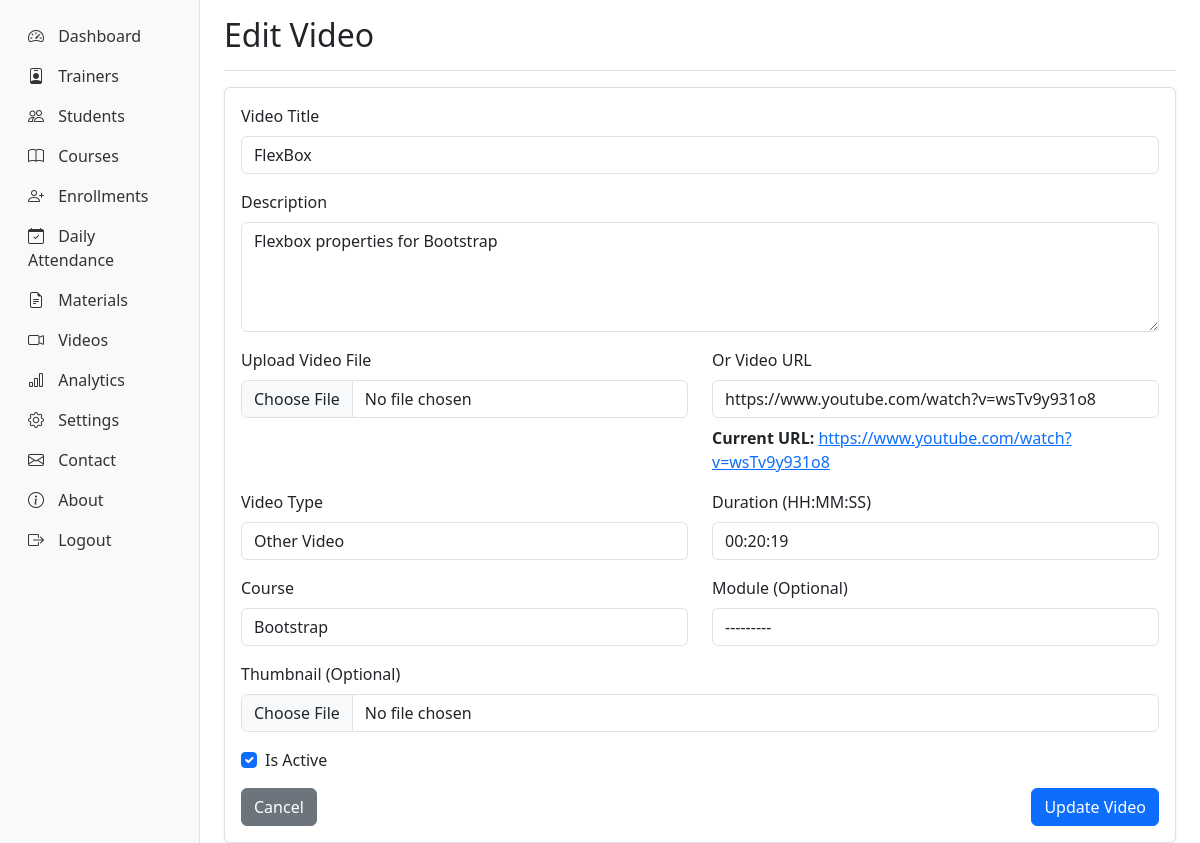
/admin-panel/videos/edit/2/ (signed in), run on the app's committed database.
### courses/models.py (models this page shows, shortened)
class Video(models.Model):
    VIDEO_TYPES = [
        ('mp4', 'MP4 Video'),
        ('avi', 'AVI Video'),
        ('mov', 'MOV Video'),
        ('wmv', 'WMV Video'),
        ('flv', 'FLV Video'),
        ('webm', 'WebM Video'),
        ('other', 'Other Video'),
    ]
    title = models.CharField(max_length=200)
    description = models.TextField(blank=True)
    video_file = models.FileField(upload_to='course_videos/', blank=True, null=True)
    video_url = models.URLField(blank=True, null=True)
    video_type = models.CharField(max_length=10, choices=VIDEO_TYPES, default='mp4')
    course = models.ForeignKey(Course, on_delete=models.CASCADE, related_name='videos')
    module = models.ForeignKey(Module, on_delete=models.CASCADE, related_name='videos', null=True, blank=True)
    duration = models.DurationField(blank=True, null=True)
    thumbnail = models.ImageField(upload_to='video_thumbnails/', blank=True, null=True)
    uploaded_by = models.ForeignKey(User, on_delete=models.CASCADE)
    view_count = models.PositiveIntegerField(default=0)
    is_active = models.BooleanField(default=True)
    created_at = models.DateTimeField(auto_now_add=True)
    updated_at = models.DateTimeField(auto_now=True)

### admin_panel/views.py (the view)
# urls.py: path('videos/edit/<int:video_id>/', views.edit_video, name='edit_video'),
@login_required
@user_passes_test(is_admin)
def edit_video(request, video_id):
    video = get_object_or_404(Video, id=video_id)
    if request.method == 'POST':
        form = VideoForm(request.POST, request.FILES, instance=video)
        if form.is_valid():
            form.save()
            messages.success(request, 'Video updated successfully.')
            return redirect('admin_panel:video_list')
    else:
        form = VideoForm(instance=video)
    context = {
        'form_title': 'Edit Video',
        'submit_button': 'Update Video',
        'form': form,
        'video': video,
    }
    return render(request, 'admin_panel/video_form.html', context)

### admin_panel/forms.py (shortened to what this page needs)
class VideoForm(forms.ModelForm):
    class Meta:
        model = Video
        fields = ['title', 'description', 'video_file', 'video_url', 'video_type', 'course', 'module', 'duration', 'thumbnail', 'is_active']
        widgets = {
            'title': forms.TextInput(attrs={'class': 'form-control'}),
            'description': forms.Textarea(attrs={'class': 'form-control', 'rows': 4}),
            'video_file': forms.FileInput(attrs={'class': 'form-control'}),
            'video_url': forms.URLInput(attrs={'class': 'form-control'}),
            'video_type': forms.Select(attrs={'class': 'form-control'}),
            'course': forms.Select(attrs={'class': 'form-control'}),
            'module': forms.Select(attrs={'class': 'form-control'}),
            'duration': forms.TimeInput(attrs={'class': 'form-control'}),
            'thumbnail': forms.FileInput(attrs={'class': 'form-control'}),
            'is_active': forms.CheckboxInput(attrs={'class': 'form-check-input'}),
        }
    def __init__(self, *args, **kwargs):
        super().__init__(*args, **kwargs)
        self.fields['video_file'].required = False
        self.fields['video_url'].required = False

### admin_panel/views.py (called while the page is built)
def is_admin(user):
    return user.is_staff

### courses/models.py (called while the page is built)
    def __str__(self):
        return self.title

### templates/admin_panel/video_form.html (shortened to what this page needs)
{% extends 'base.html' %}
{% block content %}
<div class="container-fluid">
    <div class="row">
        {% include 'admin_panel/sidebar.html' %}
        <main class="col-md-9 ms-sm-auto col-lg-10 px-md-4">
            <div class="d-flex justify-content-between flex-wrap flex-md-nowrap align-items-center pt-3 pb-2 mb-3 border-bottom">
                <h1 class="h2">{{ form_title }}</h1>
            </div>
            <div class="card">
                <div class="card-body">
                    <form method="POST" enctype="multipart/form-data">
                        <div class="mb-3">
                            <label for="{{ form.title.id_for_label }}" class="form-label">Video Title</label>
                            {{ form.title }}
                        </div>
                        <div class="mb-3">
                            <label for="{{ form.description.id_for_label }}" class="form-label">Description</label>
                            {{ form.description }}
                        </div>
                        <div class="row">
                            <div class="col-md-6">
                                <div class="mb-3">
                                    <label for="{{ form.video_file.id_for_label }}" class="form-label">Upload Video File</label>
                                    {{ form.video_file }}
                                </div>
                            </div>
                            <div class="col-md-6">
                                <div class="mb-3">
                                    <label for="{{ form.video_url.id_for_label }}" class="form-label">Or Video URL</label>
                                    {{ form.video_url }}
                                    {% if video.video_url %}
                                        <div class="mt-2">
                                            <p class="mb-1"><strong>Current URL:</strong> <a href="{{ video.video_url }}" target="_blank">{{ video.video_url }}</a></p>
                                        </div>
                                    {% endif %}
                                </div>
                            </div>
                        </div>
                        <div class="row">
                            <div class="col-md-6">
                                <div class="mb-3">
                                    <label for="{{ form.video_type.id_for_label }}" class="form-label">Video Type</label>
                                    {{ form.video_type }}
                                </div>
                            </div>
                            <div class="col-md-6">
                                <div class="mb-3">
                                    <label for="{{ form.duration.id_for_label }}" class="form-label">Duration (HH:MM:SS)</label>
                                    {{ form.duration }}
                                </div>
                            </div>
                        </div>
                        <div class="row">
                            <div class="col-md-6">
                                <div class="mb-3">
                                    <label for="{{ form.course.id_for_label }}" class="form-label">Course</label>
                                    {{ form.course }}
                                </div>
                            </div>
                            <div class="col-md-6">
                                <div class="mb-3">
                                    <label for="{{ form.module.id_for_label }}" class="form-label">Module (Optional)</label>
                                    {{ form.module }}
                                </div>
                            </div>
                        </div>
                        <div class="mb-3">
                            <label for="{{ form.thumbnail.id_for_label }}" class="form-label">Thumbnail (Optional)</label>
                            {{ form.thumbnail }}
                        </div>
                        <div class="mb-3 form-check">
                            {{ form.is_active }}
                            <label for="{{ form.is_active.id_for_label }}" class="form-check-label">Is Active</label>
                        </div>
                        <div class="d-flex justify-content-between">
                            <a href="{% url 'admin_panel:video_list' %}" class="btn btn-secondary">Cancel</a>
                            <button type="submit" class="btn btn-primary">{{ submit_button }}</button>
                        </div>
                    </form>
                </div>
            </div>
        </main>
    </div>
</div>
{% endblock %}

### static/css/style.css (style rules this page uses)
.card { box-shadow: 0 0.125rem 0.25rem rgba(0, 0, 0, 0.075); border: 1px solid rgba(0, 0, 0, 0.125); }

### data on the page
Video: title "FlexBox", description "Flexbox properties for Bootstrap", video_url "https://www.youtube.com/watch?v=wsTv9y931o8", video_type "Other Video", duration "00:20:19", course "Bootstrap", module "---------", is_active "☑"

### other printed values
{{ submit_button }} "Update Video"
